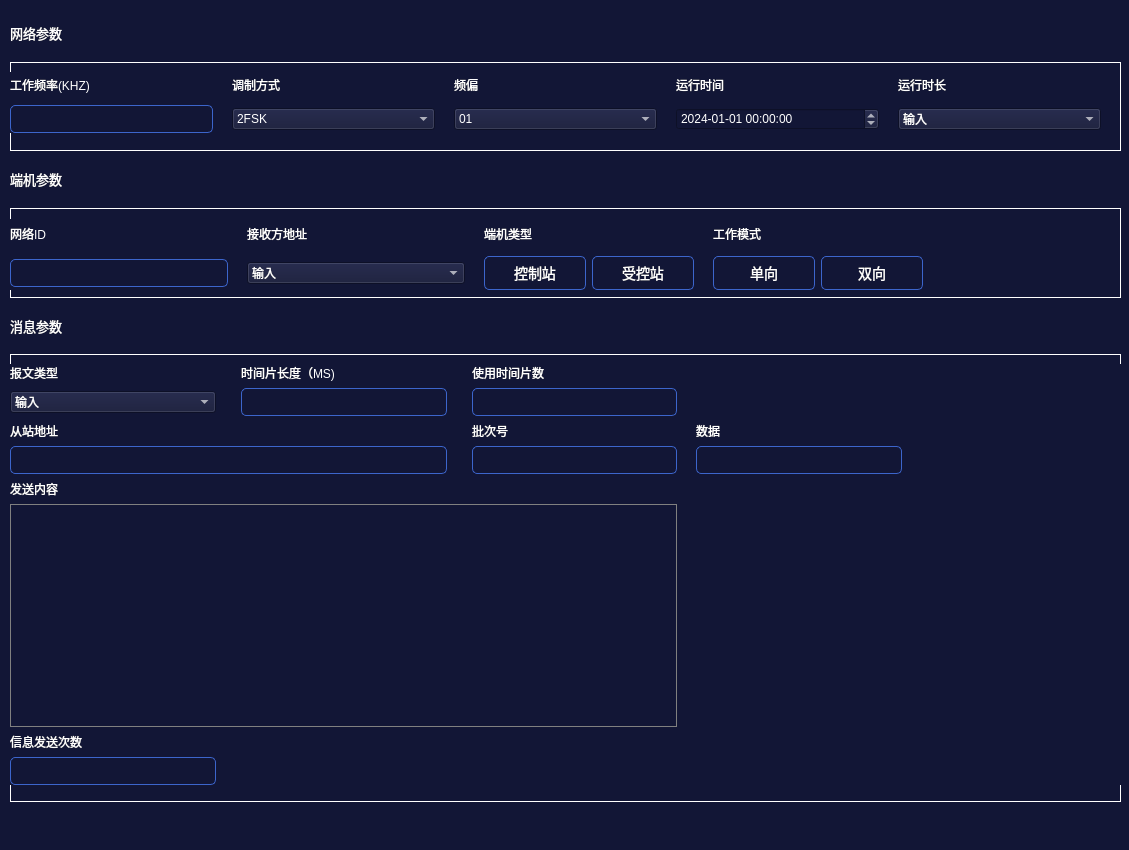
<?xml version="1.0" encoding="UTF-8"?>
<ui version="4.0">
 <class>Enterparameter</class>
 <widget class="QWidget" name="Enterparameter">
  <property name="geometry">
   <rect>
    <x>0</x>
    <y>0</y>
    <width>1129</width>
    <height>850</height>
   </rect>
  </property>
  <property name="windowTitle">
   <string>Form</string>
  </property>
  <property name="styleSheet">
   <string notr="true">QWidget {
    background-color: #121636;
	color: #FFFFFF;   
}</string>
  </property>
  <widget class="QWidget" name="widget4" native="true">
   <property name="geometry">
    <rect>
     <x>0</x>
     <y>0</y>
     <width>1121</width>
     <height>811</height>
    </rect>
   </property>
   <widget class="QWidget" name="layoutWidget">
    <property name="geometry">
     <rect>
      <x>10</x>
      <y>11</y>
      <width>1111</width>
      <height>791</height>
     </rect>
    </property>
    <layout class="QVBoxLayout" name="verticalLayout" stretch="1,2,1,2,1,10">
     <item>
      <widget class="QLabel" name="label_2">
       <property name="text">
        <string>&lt;html&gt;&lt;head/&gt;&lt;body&gt;&lt;p&gt;&lt;span style=&quot; font-size:10pt; color:#ffffff;&quot;&gt;网络参数&lt;/span&gt;&lt;/p&gt;&lt;/body&gt;&lt;/html&gt;</string>
       </property>
      </widget>
     </item>
     <item>
      <widget class="QWidget" name="widget" native="true">
       <property name="styleSheet">
        <string notr="true">QWidget#widget { border: 1px solid white; }</string>
       </property>
       <widget class="QWidget" name="layoutWidget">
        <property name="geometry">
         <rect>
          <x>0</x>
          <y>10</y>
          <width>1091</width>
          <height>61</height>
         </rect>
        </property>
        <layout class="QGridLayout" name="gridLayout" columnstretch="1,0,1,0,1,0,1,0,1" columnminimumwidth="1,0,1,0,1,0,1,0,1">
         <item row="0" column="0">
          <widget class="QLabel" name="label_4">
           <property name="text">
            <string>&lt;html&gt;&lt;head/&gt;&lt;body&gt;&lt;p&gt;&lt;span style=&quot; color:#ffffff;&quot;&gt;工作频率(KHZ)&lt;/span&gt;&lt;/p&gt;&lt;/body&gt;&lt;/html&gt;</string>
           </property>
          </widget>
         </item>
         <item row="0" column="2">
          <widget class="QLabel" name="label_5">
           <property name="text">
            <string>&lt;html&gt;&lt;head/&gt;&lt;body&gt;&lt;p&gt;&lt;span style=&quot; color:#ffffff;&quot;&gt;调制方式&lt;/span&gt;&lt;/p&gt;&lt;/body&gt;&lt;/html&gt;</string>
           </property>
          </widget>
         </item>
         <item row="0" column="4">
          <widget class="QLabel" name="label_6">
           <property name="text">
            <string>&lt;html&gt;&lt;head/&gt;&lt;body&gt;&lt;p&gt;&lt;span style=&quot; color:#ffffff;&quot;&gt;频偏&lt;/span&gt;&lt;/p&gt;&lt;/body&gt;&lt;/html&gt;</string>
           </property>
          </widget>
         </item>
         <item row="0" column="6">
          <widget class="QLabel" name="label_7">
           <property name="styleSheet">
            <string notr="true">QLineEdit {
    color: white;
}</string>
           </property>
           <property name="text">
            <string>&lt;html&gt;&lt;head/&gt;&lt;body&gt;&lt;p&gt;&lt;span style=&quot; color:#ffffff;&quot;&gt;运行时间&lt;/span&gt;&lt;/p&gt;&lt;/body&gt;&lt;/html&gt;</string>
           </property>
          </widget>
         </item>
         <item row="0" column="8">
          <widget class="QLabel" name="label_23">
           <property name="styleSheet">
            <string notr="true">QLineEdit {
    color: white;
}</string>
           </property>
           <property name="text">
            <string>&lt;html&gt;&lt;head/&gt;&lt;body&gt;&lt;p&gt;&lt;span style=&quot; color:#ffffff;&quot;&gt;运行时长&lt;/span&gt;&lt;/p&gt;&lt;/body&gt;&lt;/html&gt;</string>
           </property>
          </widget>
         </item>
         <item row="1" column="0">
          <widget class="QLineEdit" name="lineEdit1">
           <property name="styleSheet">
            <string notr="true">QLineEdit {
        background-color: #121636; /* Dark background color */
        color: #FFFFFF;            /* White text color */
        border: 1px solid #3C65CC; /* Light blue border */
        padding: 5px;              /* Padding inside the line edit */
        border-radius: 5px;        /* Rounded corners */
    }

    QLineEdit:focus {
        border: 1px solid #3C65CC; /* Highlight border when focused */
    }</string>
           </property>
          </widget>
         </item>
         <item row="1" column="1">
          <spacer name="horizontalSpacer_2">
           <property name="orientation">
            <enum>Qt::Horizontal</enum>
           </property>
           <property name="sizeHint" stdset="0">
            <size>
             <width>13</width>
             <height>20</height>
            </size>
           </property>
          </spacer>
         </item>
         <item row="1" column="2">
          <widget class="QComboBox" name="comboBox1">
           <property name="styleSheet">
            <string notr="true"/>
           </property>
           <item>
            <property name="text">
             <string>2FSK</string>
            </property>
           </item>
           <item>
            <property name="text">
             <string>2ASK</string>
            </property>
           </item>
           <item>
            <property name="text">
             <string>2PSK</string>
            </property>
           </item>
           <item>
            <property name="text">
             <string>2DPSK</string>
            </property>
           </item>
           <item>
            <property name="text">
             <string>MFSK</string>
            </property>
           </item>
          </widget>
         </item>
         <item row="1" column="3">
          <spacer name="horizontalSpacer_3">
           <property name="orientation">
            <enum>Qt::Horizontal</enum>
           </property>
           <property name="sizeHint" stdset="0">
            <size>
             <width>13</width>
             <height>20</height>
            </size>
           </property>
          </spacer>
         </item>
         <item row="1" column="4">
          <widget class="QComboBox" name="comboBox2">
           <property name="styleSheet">
            <string notr="true"/>
           </property>
           <item>
            <property name="text">
             <string>01</string>
            </property>
           </item>
           <item>
            <property name="text">
             <string>02</string>
            </property>
           </item>
           <item>
            <property name="text">
             <string>03</string>
            </property>
           </item>
          </widget>
         </item>
         <item row="1" column="5">
          <spacer name="horizontalSpacer_4">
           <property name="orientation">
            <enum>Qt::Horizontal</enum>
           </property>
           <property name="sizeHint" stdset="0">
            <size>
             <width>13</width>
             <height>20</height>
            </size>
           </property>
          </spacer>
         </item>
         <item row="1" column="7">
          <spacer name="horizontalSpacer_5">
           <property name="orientation">
            <enum>Qt::Horizontal</enum>
           </property>
           <property name="sizeHint" stdset="0">
            <size>
             <width>13</width>
             <height>20</height>
            </size>
           </property>
          </spacer>
         </item>
         <item row="1" column="8">
          <widget class="QComboBox" name="comboBox4">
           <property name="styleSheet">
            <string notr="true"/>
           </property>
           <item>
            <property name="text">
             <string>输入</string>
            </property>
           </item>
          </widget>
         </item>
         <item row="1" column="6">
          <widget class="QDateTimeEdit" name="comboBox3">
           <property name="dateTime">
            <datetime>
             <hour>0</hour>
             <minute>0</minute>
             <second>0</second>
             <year>2024</year>
             <month>1</month>
             <day>1</day>
            </datetime>
           </property>
           <property name="displayFormat">
            <string>yyyy-MM-dd hh:mm:ss</string>
           </property>
          </widget>
         </item>
        </layout>
       </widget>
      </widget>
     </item>
     <item>
      <widget class="QLabel" name="label_9">
       <property name="text">
        <string>&lt;html&gt;&lt;head/&gt;&lt;body&gt;&lt;p&gt;&lt;span style=&quot; font-size:10pt; color:#ffffff;&quot;&gt;端机参数&lt;/span&gt;&lt;/p&gt;&lt;/body&gt;&lt;/html&gt;</string>
       </property>
      </widget>
     </item>
     <item>
      <widget class="QWidget" name="widget2" native="true">
       <property name="styleSheet">
        <string notr="true">QWidget#widget2 { border: 1px solid white; }</string>
       </property>
       <widget class="QWidget" name="layoutWidget">
        <property name="geometry">
         <rect>
          <x>0</x>
          <y>11</y>
          <width>971</width>
          <height>71</height>
         </rect>
        </property>
        <layout class="QGridLayout" name="gridLayout_2" columnstretch="1,0,1,0,1,0,1,0,1,0,0">
         <item row="1" column="10">
          <spacer name="horizontalSpacer_7">
           <property name="orientation">
            <enum>Qt::Horizontal</enum>
           </property>
           <property name="sizeHint" stdset="0">
            <size>
             <width>40</width>
             <height>20</height>
            </size>
           </property>
          </spacer>
         </item>
         <item row="1" column="0">
          <widget class="QLineEdit" name="lineEdit2">
           <property name="styleSheet">
            <string notr="true">QLineEdit {
        background-color: #121636; /* Dark background color */
        color: #FFFFFF;            /* White text color */
        border: 1px solid #3C65CC; /* Light blue border */
        padding: 5px;              /* Padding inside the line edit */
        border-radius: 5px;        /* Rounded corners */
    }

    QLineEdit:focus {
        border: 1px solid #3C65CC; /* Highlight border when focused */
    }</string>
           </property>
          </widget>
         </item>
         <item row="1" column="9">
          <spacer name="horizontalSpacer_6">
           <property name="orientation">
            <enum>Qt::Horizontal</enum>
           </property>
           <property name="sizeType">
            <enum>QSizePolicy::Fixed</enum>
           </property>
           <property name="sizeHint" stdset="0">
            <size>
             <width>18</width>
             <height>20</height>
            </size>
           </property>
          </spacer>
         </item>
         <item row="0" column="2">
          <widget class="QLabel" name="label_11">
           <property name="text">
            <string>&lt;html&gt;&lt;head/&gt;&lt;body&gt;&lt;p&gt;&lt;span style=&quot; color:#ffffff;&quot;&gt;接收方地址&lt;/span&gt;&lt;/p&gt;&lt;/body&gt;&lt;/html&gt;</string>
           </property>
          </widget>
         </item>
         <item row="0" column="7">
          <widget class="QLabel" name="label_13">
           <property name="text">
            <string>&lt;html&gt;&lt;head/&gt;&lt;body&gt;&lt;p&gt;&lt;span style=&quot; color:#ffffff;&quot;&gt;工作模式&lt;/span&gt;&lt;/p&gt;&lt;/body&gt;&lt;/html&gt;</string>
           </property>
          </widget>
         </item>
         <item row="1" column="6">
          <spacer name="horizontalSpacer_10">
           <property name="orientation">
            <enum>Qt::Horizontal</enum>
           </property>
           <property name="sizeType">
            <enum>QSizePolicy::Fixed</enum>
           </property>
           <property name="sizeHint" stdset="0">
            <size>
             <width>13</width>
             <height>20</height>
            </size>
           </property>
          </spacer>
         </item>
         <item row="1" column="2">
          <widget class="QComboBox" name="comboBox5">
           <property name="styleSheet">
            <string notr="true"/>
           </property>
           <item>
            <property name="text">
             <string>输入</string>
            </property>
           </item>
          </widget>
         </item>
         <item row="1" column="5">
          <widget class="QPushButton" name="pushButton6">
           <property name="sizePolicy">
            <sizepolicy hsizetype="Fixed" vsizetype="Fixed">
             <horstretch>0</horstretch>
             <verstretch>0</verstretch>
            </sizepolicy>
           </property>
           <property name="styleSheet">
            <string notr="true">QPushButton {
    background-color: #121636; /* 深色背景 */
    color: #FFFFFF;            /* 白色文字 */
    border: 1px solid #3C65CC; /* 浅蓝色边框 */
    padding: 5px 10px;         /* 内边距 */
    border-radius: 5px;        /* 圆角 */
    min-width: 80px;           /* 增加最小宽度 */
    min-height: 20px;          /* 增加最小高度 */
    font-size: 14px;           /* 调整字体大小 */
}

QPushButton:hover {
    background-color: #1A1E42; /* 鼠标悬停时稍微亮一些的背景 */
}

    QPushButton:checked {
        background-color: #3C65CC; /* 选中状态的背景 */
    }</string>
           </property>
           <property name="text">
            <string>受控站</string>
           </property>
           <property name="iconSize">
            <size>
             <width>40</width>
             <height>20</height>
            </size>
           </property>
           <property name="autoDefault">
            <bool>true</bool>
           </property>
           <property name="default">
            <bool>true</bool>
           </property>
          </widget>
         </item>
         <item row="1" column="7">
          <widget class="QPushButton" name="pushButton7">
           <property name="sizePolicy">
            <sizepolicy hsizetype="Fixed" vsizetype="Fixed">
             <horstretch>0</horstretch>
             <verstretch>0</verstretch>
            </sizepolicy>
           </property>
           <property name="styleSheet">
            <string notr="true">QPushButton {
    background-color: #121636; /* 深色背景 */
    color: #FFFFFF;            /* 白色文字 */
    border: 1px solid #3C65CC; /* 浅蓝色边框 */
    padding: 5px 10px;         /* 内边距 */
    border-radius: 5px;        /* 圆角 */
    min-width: 80px;           /* 增加最小宽度 */
    min-height: 20px;          /* 增加最小高度 */
    font-size: 14px;           /* 调整字体大小 */
}

QPushButton:hover {
    background-color: #1A1E42; /* 鼠标悬停时稍微亮一些的背景 */
}

    QPushButton:checked {
        background-color: #3C65CC; /* 选中状态的背景 */
    }</string>
           </property>
           <property name="text">
            <string>单向</string>
           </property>
           <property name="iconSize">
            <size>
             <width>40</width>
             <height>20</height>
            </size>
           </property>
           <property name="autoDefault">
            <bool>true</bool>
           </property>
           <property name="default">
            <bool>true</bool>
           </property>
          </widget>
         </item>
         <item row="1" column="8">
          <widget class="QPushButton" name="pushButton8">
           <property name="sizePolicy">
            <sizepolicy hsizetype="Fixed" vsizetype="Fixed">
             <horstretch>0</horstretch>
             <verstretch>0</verstretch>
            </sizepolicy>
           </property>
           <property name="styleSheet">
            <string notr="true">QPushButton {
    background-color: #121636; /* 深色背景 */
    color: #FFFFFF;            /* 白色文字 */
    border: 1px solid #3C65CC; /* 浅蓝色边框 */
    padding: 5px 10px;         /* 内边距 */
    border-radius: 5px;        /* 圆角 */
    min-width: 80px;           /* 增加最小宽度 */
    min-height: 20px;          /* 增加最小高度 */
    font-size: 14px;           /* 调整字体大小 */
}

QPushButton:hover {
    background-color: #1A1E42; /* 鼠标悬停时稍微亮一些的背景 */
}

    QPushButton:checked {
        background-color: #3C65CC; /* 选中状态的背景 */
    }</string>
           </property>
           <property name="text">
            <string>双向</string>
           </property>
           <property name="iconSize">
            <size>
             <width>40</width>
             <height>20</height>
            </size>
           </property>
           <property name="autoDefault">
            <bool>true</bool>
           </property>
           <property name="default">
            <bool>true</bool>
           </property>
          </widget>
         </item>
         <item row="0" column="4">
          <widget class="QLabel" name="label_12">
           <property name="text">
            <string>&lt;html&gt;&lt;head/&gt;&lt;body&gt;&lt;p&gt;&lt;span style=&quot; color:#ffffff;&quot;&gt;端机类型&lt;/span&gt;&lt;/p&gt;&lt;/body&gt;&lt;/html&gt;</string>
           </property>
          </widget>
         </item>
         <item row="1" column="1">
          <spacer name="horizontalSpacer_8">
           <property name="orientation">
            <enum>Qt::Horizontal</enum>
           </property>
           <property name="sizeType">
            <enum>QSizePolicy::Fixed</enum>
           </property>
           <property name="sizeHint" stdset="0">
            <size>
             <width>13</width>
             <height>20</height>
            </size>
           </property>
          </spacer>
         </item>
         <item row="1" column="3">
          <spacer name="horizontalSpacer_9">
           <property name="orientation">
            <enum>Qt::Horizontal</enum>
           </property>
           <property name="sizeType">
            <enum>QSizePolicy::Fixed</enum>
           </property>
           <property name="sizeHint" stdset="0">
            <size>
             <width>13</width>
             <height>20</height>
            </size>
           </property>
          </spacer>
         </item>
         <item row="1" column="4">
          <widget class="QPushButton" name="pushButton5">
           <property name="sizePolicy">
            <sizepolicy hsizetype="Fixed" vsizetype="Fixed">
             <horstretch>0</horstretch>
             <verstretch>0</verstretch>
            </sizepolicy>
           </property>
           <property name="styleSheet">
            <string notr="true">QPushButton {
    background-color: #121636; /* 深色背景 */
    color: #FFFFFF;            /* 白色文字 */
    border: 1px solid #3C65CC; /* 浅蓝色边框 */
    padding: 5px 10px;         /* 内边距 */
    border-radius: 5px;        /* 圆角 */
    min-width: 80px;           /* 增加最小宽度 */
    min-height: 20px;          /* 增加最小高度 */
    font-size: 14px;           /* 调整字体大小 */
}

QPushButton:hover {
    background-color: #1A1E42; /* 鼠标悬停时稍微亮一些的背景 */
}

    QPushButton:checked {
        background-color: #3C65CC; /* 选中状态的背景 */
    }</string>
           </property>
           <property name="text">
            <string>控制站</string>
           </property>
           <property name="iconSize">
            <size>
             <width>40</width>
             <height>20</height>
            </size>
           </property>
           <property name="autoDefault">
            <bool>true</bool>
           </property>
           <property name="default">
            <bool>true</bool>
           </property>
          </widget>
         </item>
         <item row="0" column="0">
          <widget class="QLabel" name="label_10">
           <property name="text">
            <string>&lt;html&gt;&lt;head/&gt;&lt;body&gt;&lt;p&gt;&lt;span style=&quot; color:#ffffff;&quot;&gt;网络ID&lt;/span&gt;&lt;/p&gt;&lt;/body&gt;&lt;/html&gt;</string>
           </property>
          </widget>
         </item>
        </layout>
       </widget>
      </widget>
     </item>
     <item>
      <widget class="QLabel" name="label_14">
       <property name="text">
        <string>&lt;html&gt;&lt;head/&gt;&lt;body&gt;&lt;p&gt;&lt;span style=&quot; font-size:10pt; color:#ffffff;&quot;&gt;消息参数&lt;/span&gt;&lt;/p&gt;&lt;/body&gt;&lt;/html&gt;</string>
       </property>
      </widget>
     </item>
     <item>
      <widget class="QWidget" name="widget3" native="true">
       <property name="styleSheet">
        <string notr="true">QWidget#widget3 { border: 1px solid white; }</string>
       </property>
       <widget class="QWidget" name="layoutWidget">
        <property name="geometry">
         <rect>
          <x>0</x>
          <y>10</y>
          <width>1111</width>
          <height>421</height>
         </rect>
        </property>
        <layout class="QGridLayout" name="gridLayout_3" columnstretch="1,0,1,0,1,0,1,0,1">
         <item row="0" column="0">
          <widget class="QLabel" name="label_15">
           <property name="text">
            <string>&lt;html&gt;&lt;head/&gt;&lt;body&gt;&lt;p&gt;&lt;span style=&quot; color:#ffffff;&quot;&gt;报文类型&lt;/span&gt;&lt;/p&gt;&lt;/body&gt;&lt;/html&gt;</string>
           </property>
          </widget>
         </item>
         <item row="0" column="2">
          <widget class="QLabel" name="label_20">
           <property name="text">
            <string>&lt;html&gt;&lt;head/&gt;&lt;body&gt;&lt;p&gt;&lt;span style=&quot; color:#ffffff;&quot;&gt;时间片长度（MS)&lt;/span&gt;&lt;/p&gt;&lt;/body&gt;&lt;/html&gt;</string>
           </property>
          </widget>
         </item>
         <item row="0" column="4">
          <widget class="QLabel" name="label_19">
           <property name="text">
            <string>&lt;html&gt;&lt;head/&gt;&lt;body&gt;&lt;p&gt;&lt;span style=&quot; color:#ffffff;&quot;&gt;使用时间片数&lt;/span&gt;&lt;/p&gt;&lt;/body&gt;&lt;/html&gt;</string>
           </property>
          </widget>
         </item>
         <item row="1" column="1">
          <spacer name="horizontalSpacer_11">
           <property name="orientation">
            <enum>Qt::Horizontal</enum>
           </property>
           <property name="sizeHint" stdset="0">
            <size>
             <width>13</width>
             <height>20</height>
            </size>
           </property>
          </spacer>
         </item>
         <item row="1" column="2" rowspan="2">
          <widget class="QLineEdit" name="lineEdit3">
           <property name="styleSheet">
            <string notr="true">QLineEdit {
        background-color: #121636; /* Dark background color */
        color: #FFFFFF;            /* White text color */
        border: 1px solid #3C65CC; /* Light blue border */
        padding: 5px;              /* Padding inside the line edit */
        border-radius: 5px;        /* Rounded corners */
    }

    QLineEdit:focus {
        border: 1px solid #3C65CC; /* Highlight border when focused */
    }</string>
           </property>
          </widget>
         </item>
         <item row="1" column="3" rowspan="2">
          <spacer name="horizontalSpacer_14">
           <property name="orientation">
            <enum>Qt::Horizontal</enum>
           </property>
           <property name="sizeHint" stdset="0">
            <size>
             <width>13</width>
             <height>20</height>
            </size>
           </property>
          </spacer>
         </item>
         <item row="1" column="4" rowspan="2">
          <widget class="QLineEdit" name="lineEdit4">
           <property name="styleSheet">
            <string notr="true">QLineEdit {
        background-color: #121636; /* Dark background color */
        color: #FFFFFF;            /* White text color */
        border: 1px solid #3C65CC; /* Light blue border */
        padding: 5px;              /* Padding inside the line edit */
        border-radius: 5px;        /* Rounded corners */
    }

    QLineEdit:focus {
        border: 1px solid #3C65CC; /* Highlight border when focused */
    }</string>
           </property>
          </widget>
         </item>
         <item row="1" column="5">
          <spacer name="horizontalSpacer_16">
           <property name="orientation">
            <enum>Qt::Horizontal</enum>
           </property>
           <property name="sizeHint" stdset="0">
            <size>
             <width>13</width>
             <height>20</height>
            </size>
           </property>
          </spacer>
         </item>
         <item row="1" column="6">
          <spacer name="horizontalSpacer_17">
           <property name="orientation">
            <enum>Qt::Horizontal</enum>
           </property>
           <property name="sizeHint" stdset="0">
            <size>
             <width>138</width>
             <height>20</height>
            </size>
           </property>
          </spacer>
         </item>
         <item row="1" column="7">
          <spacer name="horizontalSpacer_19">
           <property name="orientation">
            <enum>Qt::Horizontal</enum>
           </property>
           <property name="sizeHint" stdset="0">
            <size>
             <width>13</width>
             <height>20</height>
            </size>
           </property>
          </spacer>
         </item>
         <item row="1" column="8">
          <spacer name="horizontalSpacer_18">
           <property name="orientation">
            <enum>Qt::Horizontal</enum>
           </property>
           <property name="sizeHint" stdset="0">
            <size>
             <width>138</width>
             <height>20</height>
            </size>
           </property>
          </spacer>
         </item>
         <item row="3" column="0" rowspan="2">
          <widget class="QLabel" name="label_16">
           <property name="text">
            <string>&lt;html&gt;&lt;head/&gt;&lt;body&gt;&lt;p&gt;&lt;span style=&quot; color:#ffffff;&quot;&gt;从站地址&lt;/span&gt;&lt;/p&gt;&lt;/body&gt;&lt;/html&gt;</string>
           </property>
          </widget>
         </item>
         <item row="3" column="4" rowspan="2">
          <widget class="QLabel" name="label_17">
           <property name="text">
            <string>&lt;html&gt;&lt;head/&gt;&lt;body&gt;&lt;p&gt;&lt;span style=&quot; color:#ffffff;&quot;&gt;批次号&lt;/span&gt;&lt;/p&gt;&lt;/body&gt;&lt;/html&gt;</string>
           </property>
          </widget>
         </item>
         <item row="5" column="3">
          <spacer name="horizontalSpacer_13">
           <property name="orientation">
            <enum>Qt::Horizontal</enum>
           </property>
           <property name="sizeHint" stdset="0">
            <size>
             <width>13</width>
             <height>20</height>
            </size>
           </property>
          </spacer>
         </item>
         <item row="5" column="4">
          <widget class="QLineEdit" name="lineEdit6">
           <property name="styleSheet">
            <string notr="true">QLineEdit {
        background-color: #121636; /* Dark background color */
        color: #FFFFFF;            /* White text color */
        border: 1px solid #3C65CC; /* Light blue border */
        padding: 5px;              /* Padding inside the line edit */
        border-radius: 5px;        /* Rounded corners */
    }

    QLineEdit:focus {
        border: 1px solid #3C65CC; /* Highlight border when focused */
    }</string>
           </property>
          </widget>
         </item>
         <item row="5" column="5">
          <spacer name="horizontalSpacer_15">
           <property name="orientation">
            <enum>Qt::Horizontal</enum>
           </property>
           <property name="sizeHint" stdset="0">
            <size>
             <width>13</width>
             <height>20</height>
            </size>
           </property>
          </spacer>
         </item>
         <item row="6" column="0">
          <widget class="QLabel" name="label_21">
           <property name="text">
            <string>&lt;html&gt;&lt;head/&gt;&lt;body&gt;&lt;p&gt;&lt;span style=&quot; color:#ffffff;&quot;&gt;发送内容&lt;/span&gt;&lt;/p&gt;&lt;/body&gt;&lt;/html&gt;</string>
           </property>
          </widget>
         </item>
         <item row="7" column="0" colspan="5">
          <widget class="QPlainTextEdit" name="plainTextEdit">
           <property name="styleSheet">
            <string notr="true">QPlainTextEdit { 
    border: 1px solid gray; 
    padding: 5px; 
    color: white; /* 设置文字颜色为白色 */
}
QPlainTextEdit::placeholder { 
    color: white; /* 设置占位符文字颜色为白色 */
}</string>
           </property>
           <property name="plainText">
            <string/>
           </property>
          </widget>
         </item>
         <item row="8" column="0">
          <widget class="QLabel" name="label_22">
           <property name="text">
            <string>&lt;html&gt;&lt;head/&gt;&lt;body&gt;&lt;p&gt;&lt;span style=&quot; color:#ffffff;&quot;&gt;信息发送次数&lt;/span&gt;&lt;/p&gt;&lt;/body&gt;&lt;/html&gt;</string>
           </property>
          </widget>
         </item>
         <item row="9" column="0">
          <widget class="QLineEdit" name="lineEdit8">
           <property name="styleSheet">
            <string notr="true">QLineEdit {
        background-color: #121636; /* Dark background color */
        color: #FFFFFF;            /* White text color */
        border: 1px solid #3C65CC; /* Light blue border */
        padding: 5px;              /* Padding inside the line edit */
        border-radius: 5px;        /* Rounded corners */
    }

    QLineEdit:focus {
        border: 1px solid #3C65CC; /* Highlight border when focused */
    }</string>
           </property>
          </widget>
         </item>
         <item row="5" column="0" colspan="3">
          <widget class="QLineEdit" name="lineEdit5">
           <property name="styleSheet">
            <string notr="true">QLineEdit {
        background-color: #121636; /* Dark background color */
        color: #FFFFFF;            /* White text color */
        border: 1px solid #3C65CC; /* Light blue border */
        padding: 5px;              /* Padding inside the line edit */
        border-radius: 5px;        /* Rounded corners */
    }

    QLineEdit:focus {
        border: 1px solid #3C65CC; /* Highlight border when focused */
    }</string>
           </property>
          </widget>
         </item>
         <item row="5" column="6">
          <widget class="QLineEdit" name="lineEdit7">
           <property name="styleSheet">
            <string notr="true">QLineEdit {
        background-color: #121636; /* Dark background color */
        color: #FFFFFF;            /* White text color */
        border: 1px solid #3C65CC; /* Light blue border */
        padding: 5px;              /* Padding inside the line edit */
        border-radius: 5px;        /* Rounded corners */
    }

    QLineEdit:focus {
        border: 1px solid #3C65CC; /* Highlight border when focused */
    }</string>
           </property>
          </widget>
         </item>
         <item row="3" column="6" rowspan="2">
          <widget class="QLabel" name="label_18">
           <property name="styleSheet">
            <string notr="true">QLineEdit {
    color: white;
}</string>
           </property>
           <property name="text">
            <string>&lt;html&gt;&lt;head/&gt;&lt;body&gt;&lt;p&gt;&lt;span style=&quot; color:#ffffff;&quot;&gt;数据&lt;/span&gt;&lt;/p&gt;&lt;/body&gt;&lt;/html&gt;</string>
           </property>
          </widget>
         </item>
         <item row="1" column="0" rowspan="2">
          <widget class="QComboBox" name="comboBox6">
           <property name="styleSheet">
            <string notr="true"/>
           </property>
           <item>
            <property name="text">
             <string>输入</string>
            </property>
           </item>
          </widget>
         </item>
        </layout>
       </widget>
      </widget>
     </item>
    </layout>
   </widget>
  </widget>
 </widget>
 <resources/>
 <connections/>
</ui>
